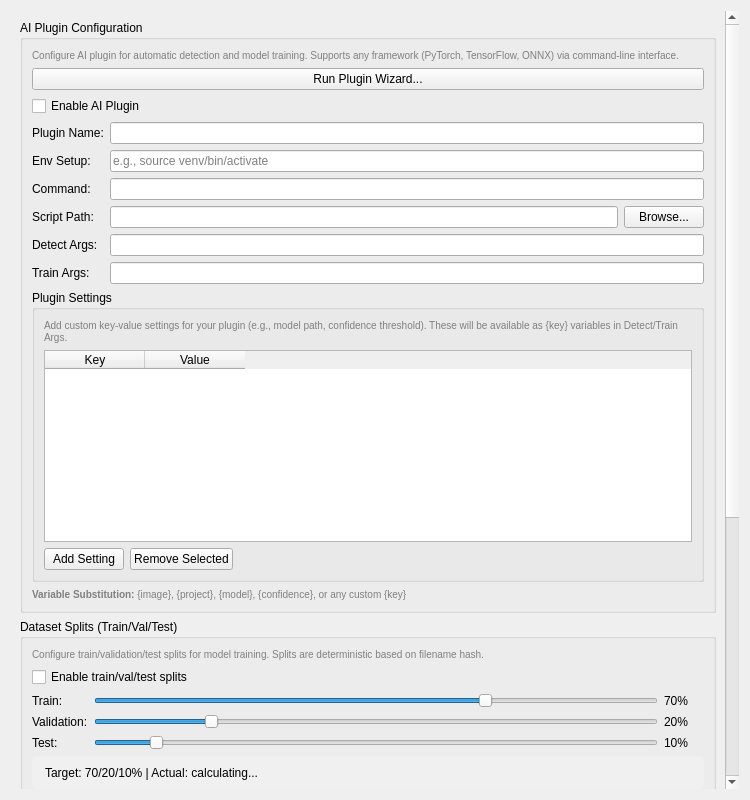
<?xml version="1.0" encoding="UTF-8"?>
<ui version="4.0">
 <class>AIModelSettingsTab</class>
 <widget class="QWidget" name="AIModelSettingsTab">
  <property name="geometry">
   <rect>
    <x>0</x>
    <y>0</y>
    <width>750</width>
    <height>800</height>
   </rect>
  </property>
  <layout class="QVBoxLayout" name="main_layout_">
   <item>
    <widget class="QScrollArea" name="scroll_area_">
     <property name="frameShape">
      <enum>QFrame::Shape::NoFrame</enum>
     </property>
     <property name="widgetResizable">
      <bool>true</bool>
     </property>
     <widget class="QWidget" name="scroll_content_">
      <property name="geometry">
       <rect>
        <x>0</x>
        <y>0</y>
        <width>718</width>
        <height>1194</height>
       </rect>
      </property>
      <layout class="QVBoxLayout" name="content_layout_">
       <item>
        <widget class="QGroupBox" name="plugin_group">
         <property name="title">
          <string>AI Plugin Configuration</string>
         </property>
         <layout class="QVBoxLayout" name="plugin_layout">
          <item>
           <widget class="QLabel" name="plugin_info_label">
            <property name="styleSheet">
             <string notr="true">color: gray; font-size: 10px;</string>
            </property>
            <property name="text">
             <string>Configure AI plugin for automatic detection and model training. Supports any framework (PyTorch, TensorFlow, ONNX) via command-line interface.</string>
            </property>
            <property name="wordWrap">
             <bool>true</bool>
            </property>
           </widget>
          </item>
          <item>
           <widget class="QPushButton" name="plugin_wizard_button_">
            <property name="toolTip">
             <string>Launch the step-by-step wizard to configure an AI plugin</string>
            </property>
            <property name="text">
             <string>Run Plugin Wizard...</string>
            </property>
           </widget>
          </item>
          <item>
           <widget class="QCheckBox" name="plugin_enabled_checkbox_">
            <property name="text">
             <string>Enable AI Plugin</string>
            </property>
           </widget>
          </item>
          <item>
           <layout class="QFormLayout" name="plugin_form_layout">
            <item row="0" column="0">
             <widget class="QLabel" name="plugin_name_label">
              <property name="text">
               <string>Plugin Name:</string>
              </property>
             </widget>
            </item>
            <item row="0" column="1">
             <widget class="QLineEdit" name="plugin_name_edit_"/>
            </item>
            <item row="1" column="0">
             <widget class="QLabel" name="plugin_env_label">
              <property name="text">
               <string>Env Setup:</string>
              </property>
             </widget>
            </item>
            <item row="1" column="1">
             <widget class="QLineEdit" name="plugin_env_setup_edit_">
              <property name="placeholderText">
               <string>e.g., source venv/bin/activate</string>
              </property>
             </widget>
            </item>
            <item row="2" column="0">
             <widget class="QLabel" name="plugin_command_label">
              <property name="text">
               <string>Command:</string>
              </property>
             </widget>
            </item>
            <item row="2" column="1">
             <widget class="QLineEdit" name="plugin_command_edit_"/>
            </item>
            <item row="3" column="0">
             <widget class="QLabel" name="plugin_script_label">
              <property name="text">
               <string>Script Path:</string>
              </property>
             </widget>
            </item>
            <item row="3" column="1">
             <layout class="QHBoxLayout" name="script_layout">
              <item>
               <widget class="QLineEdit" name="plugin_script_edit_"/>
              </item>
              <item>
               <widget class="QPushButton" name="browse_script_button_">
                <property name="text">
                 <string>Browse...</string>
                </property>
               </widget>
              </item>
             </layout>
            </item>
            <item row="4" column="0">
             <widget class="QLabel" name="plugin_detect_label">
              <property name="text">
               <string>Detect Args:</string>
              </property>
             </widget>
            </item>
            <item row="4" column="1">
             <widget class="QLineEdit" name="plugin_detect_args_edit_"/>
            </item>
            <item row="5" column="0">
             <widget class="QLabel" name="plugin_train_label">
              <property name="text">
               <string>Train Args:</string>
              </property>
             </widget>
            </item>
            <item row="5" column="1">
             <widget class="QLineEdit" name="plugin_train_args_edit_"/>
            </item>
           </layout>
          </item>
          <item>
           <widget class="QGroupBox" name="plugin_settings_subgroup">
            <property name="title">
             <string>Plugin Settings</string>
            </property>
            <layout class="QVBoxLayout" name="plugin_settings_layout">
             <item>
              <widget class="QLabel" name="plugin_settings_info_label">
               <property name="styleSheet">
                <string notr="true">color: gray; font-size: 10px;</string>
               </property>
               <property name="text">
                <string>Add custom key-value settings for your plugin (e.g., model path, confidence threshold). These will be available as {key} variables in Detect/Train Args.</string>
               </property>
               <property name="wordWrap">
                <bool>true</bool>
               </property>
              </widget>
             </item>
             <item>
              <widget class="QTableWidget" name="plugin_settings_table_">
               <property name="selectionMode">
                <enum>QAbstractItemView::SelectionMode::SingleSelection</enum>
               </property>
               <property name="selectionBehavior">
                <enum>QAbstractItemView::SelectionBehavior::SelectRows</enum>
               </property>
               <property name="columnCount">
                <number>2</number>
               </property>
               <column>
                <property name="text">
                 <string>Key</string>
                </property>
               </column>
               <column>
                <property name="text">
                 <string>Value</string>
                </property>
               </column>
              </widget>
             </item>
             <item>
              <layout class="QHBoxLayout" name="plugin_settings_buttons_layout">
               <item>
                <widget class="QPushButton" name="add_plugin_setting_button_">
                 <property name="text">
                  <string>Add Setting</string>
                 </property>
                </widget>
               </item>
               <item>
                <widget class="QPushButton" name="remove_plugin_setting_button_">
                 <property name="text">
                  <string>Remove Selected</string>
                 </property>
                </widget>
               </item>
               <item>
                <spacer name="plugin_settings_spacer">
                 <property name="orientation">
                  <enum>Qt::Orientation::Horizontal</enum>
                 </property>
                 <property name="sizeHint" stdset="0">
                  <size>
                   <width>40</width>
                   <height>20</height>
                  </size>
                 </property>
                </spacer>
               </item>
              </layout>
             </item>
            </layout>
           </widget>
          </item>
          <item>
           <widget class="QLabel" name="variable_help_label">
            <property name="styleSheet">
             <string notr="true">color: gray; font-size: 10px;</string>
            </property>
            <property name="text">
             <string>&lt;b&gt;Variable Substitution:&lt;/b&gt; {image}, {project}, {model}, {confidence}, or any custom {key}</string>
            </property>
            <property name="wordWrap">
             <bool>true</bool>
            </property>
           </widget>
          </item>
         </layout>
        </widget>
       </item>
       <item>
        <widget class="QGroupBox" name="splits_group">
         <property name="title">
          <string>Dataset Splits (Train/Val/Test)</string>
         </property>
         <layout class="QVBoxLayout" name="splits_layout">
          <item>
           <widget class="QLabel" name="splits_info_label">
            <property name="styleSheet">
             <string notr="true">color: gray; font-size: 10px;</string>
            </property>
            <property name="text">
             <string>Configure train/validation/test splits for model training. Splits are deterministic based on filename hash.</string>
            </property>
            <property name="wordWrap">
             <bool>true</bool>
            </property>
           </widget>
          </item>
          <item>
           <widget class="QCheckBox" name="splits_enabled_checkbox_">
            <property name="text">
             <string>Enable train/val/test splits</string>
            </property>
           </widget>
          </item>
          <item>
           <layout class="QFormLayout" name="ratios_layout">
            <item row="0" column="0">
             <widget class="QLabel" name="train_label">
              <property name="text">
               <string>Train:</string>
              </property>
             </widget>
            </item>
            <item row="0" column="1">
             <layout class="QHBoxLayout" name="train_layout">
              <item>
               <widget class="QSlider" name="train_ratio_slider_">
                <property name="minimum">
                 <number>0</number>
                </property>
                <property name="maximum">
                 <number>100</number>
                </property>
                <property name="value">
                 <number>70</number>
                </property>
                <property name="orientation">
                 <enum>Qt::Orientation::Horizontal</enum>
                </property>
               </widget>
              </item>
              <item>
               <widget class="QLabel" name="train_ratio_label_">
                <property name="minimumSize">
                 <size>
                  <width>40</width>
                  <height>0</height>
                 </size>
                </property>
                <property name="text">
                 <string>70%</string>
                </property>
               </widget>
              </item>
             </layout>
            </item>
            <item row="1" column="0">
             <widget class="QLabel" name="val_label">
              <property name="text">
               <string>Validation:</string>
              </property>
             </widget>
            </item>
            <item row="1" column="1">
             <layout class="QHBoxLayout" name="val_layout">
              <item>
               <widget class="QSlider" name="val_ratio_slider_">
                <property name="minimum">
                 <number>0</number>
                </property>
                <property name="maximum">
                 <number>100</number>
                </property>
                <property name="value">
                 <number>20</number>
                </property>
                <property name="orientation">
                 <enum>Qt::Orientation::Horizontal</enum>
                </property>
               </widget>
              </item>
              <item>
               <widget class="QLabel" name="val_ratio_label_">
                <property name="minimumSize">
                 <size>
                  <width>40</width>
                  <height>0</height>
                 </size>
                </property>
                <property name="text">
                 <string>20%</string>
                </property>
               </widget>
              </item>
             </layout>
            </item>
            <item row="2" column="0">
             <widget class="QLabel" name="test_label">
              <property name="text">
               <string>Test:</string>
              </property>
             </widget>
            </item>
            <item row="2" column="1">
             <layout class="QHBoxLayout" name="test_layout">
              <item>
               <widget class="QSlider" name="test_ratio_slider_">
                <property name="minimum">
                 <number>0</number>
                </property>
                <property name="maximum">
                 <number>100</number>
                </property>
                <property name="value">
                 <number>10</number>
                </property>
                <property name="orientation">
                 <enum>Qt::Orientation::Horizontal</enum>
                </property>
               </widget>
              </item>
              <item>
               <widget class="QLabel" name="test_ratio_label_">
                <property name="minimumSize">
                 <size>
                  <width>40</width>
                  <height>0</height>
                 </size>
                </property>
                <property name="text">
                 <string>10%</string>
                </property>
               </widget>
              </item>
             </layout>
            </item>
           </layout>
          </item>
          <item>
           <widget class="QLabel" name="split_statistics_label_">
            <property name="styleSheet">
             <string notr="true">QLabel { padding: 10px; background-color: #f0f0f0; border-radius: 5px; }</string>
            </property>
            <property name="text">
             <string>Target: 70/20/10% | Actual: calculating...</string>
            </property>
           </widget>
          </item>
          <item>
           <layout class="QHBoxLayout" name="salt_layout">
            <item>
             <widget class="QLabel" name="salt_label">
              <property name="text">
               <string>Random Seed (Salt):</string>
              </property>
             </widget>
            </item>
            <item>
             <widget class="QLineEdit" name="salt_edit_">
              <property name="readOnly">
               <bool>true</bool>
              </property>
             </widget>
            </item>
           </layout>
          </item>
          <item>
           <widget class="QLabel" name="salt_help_label">
            <property name="styleSheet">
             <string notr="true">color: gray; font-size: 10px;</string>
            </property>
            <property name="text">
             <string>The salt ensures consistent train/val/test splits across sessions. Each image is assigned to a split based on a hash of its filename combined with this salt. Resetting splits generates a new salt, which redistributes all images to different splits. Keep the same salt to maintain reproducible dataset partitions.</string>
            </property>
            <property name="wordWrap">
             <bool>true</bool>
            </property>
           </widget>
          </item>
          <item>
           <layout class="QHBoxLayout" name="reset_layout">
            <item>
             <spacer name="reset_spacer">
              <property name="orientation">
               <enum>Qt::Orientation::Horizontal</enum>
              </property>
              <property name="sizeHint" stdset="0">
               <size>
                <width>40</width>
                <height>20</height>
               </size>
              </property>
             </spacer>
            </item>
            <item>
             <widget class="QPushButton" name="reset_splits_button_">
              <property name="styleSheet">
               <string notr="true">QPushButton { color: red; }</string>
              </property>
              <property name="text">
               <string>Reset All Splits</string>
              </property>
             </widget>
            </item>
           </layout>
          </item>
         </layout>
        </widget>
       </item>
       <item>
        <widget class="QGroupBox" name="models_group">
         <property name="title">
          <string>Model Versions</string>
         </property>
         <layout class="QVBoxLayout" name="models_layout">
          <item>
           <widget class="QLabel" name="models_info_label">
            <property name="styleSheet">
             <string notr="true">color: gray; font-size: 10px;</string>
            </property>
            <property name="text">
             <string>Track trained model versions with metadata. Register models after training to compare performance and maintain version history.</string>
            </property>
            <property name="wordWrap">
             <bool>true</bool>
            </property>
           </widget>
          </item>
          <item>
           <widget class="QTableWidget" name="model_versions_table_">
            <property name="selectionMode">
             <enum>QAbstractItemView::SelectionMode::SingleSelection</enum>
            </property>
            <property name="selectionBehavior">
             <enum>QAbstractItemView::SelectionBehavior::SelectRows</enum>
            </property>
            <property name="columnCount">
             <number>5</number>
            </property>
            <column>
             <property name="text">
              <string>Name</string>
             </property>
            </column>
            <column>
             <property name="text">
              <string>Date</string>
             </property>
            </column>
            <column>
             <property name="text">
              <string>Images Count</string>
             </property>
            </column>
            <column>
             <property name="text">
              <string>Path</string>
             </property>
            </column>
            <column>
             <property name="text">
              <string>Notes</string>
             </property>
            </column>
           </widget>
          </item>
          <item>
           <layout class="QHBoxLayout" name="model_buttons_layout">
            <item>
             <widget class="QPushButton" name="add_model_button_">
              <property name="text">
               <string>Add Model</string>
              </property>
             </widget>
            </item>
            <item>
             <widget class="QPushButton" name="edit_notes_button_">
              <property name="text">
               <string>Edit Notes</string>
              </property>
             </widget>
            </item>
            <item>
             <widget class="QPushButton" name="compare_models_button_">
              <property name="text">
               <string>Compare Models...</string>
              </property>
             </widget>
            </item>
            <item>
             <spacer name="model_buttons_spacer_">
              <property name="orientation">
               <enum>Qt::Orientation::Horizontal</enum>
              </property>
              <property name="sizeHint" stdset="0">
               <size>
                <width>40</width>
                <height>20</height>
               </size>
              </property>
             </spacer>
            </item>
            <item>
             <widget class="QPushButton" name="remove_model_button_">
              <property name="text">
               <string>Remove Entry</string>
              </property>
             </widget>
            </item>
           </layout>
          </item>
         </layout>
        </widget>
       </item>
      </layout>
     </widget>
    </widget>
   </item>
  </layout>
 </widget>
 <resources/>
 <connections/>
</ui>
